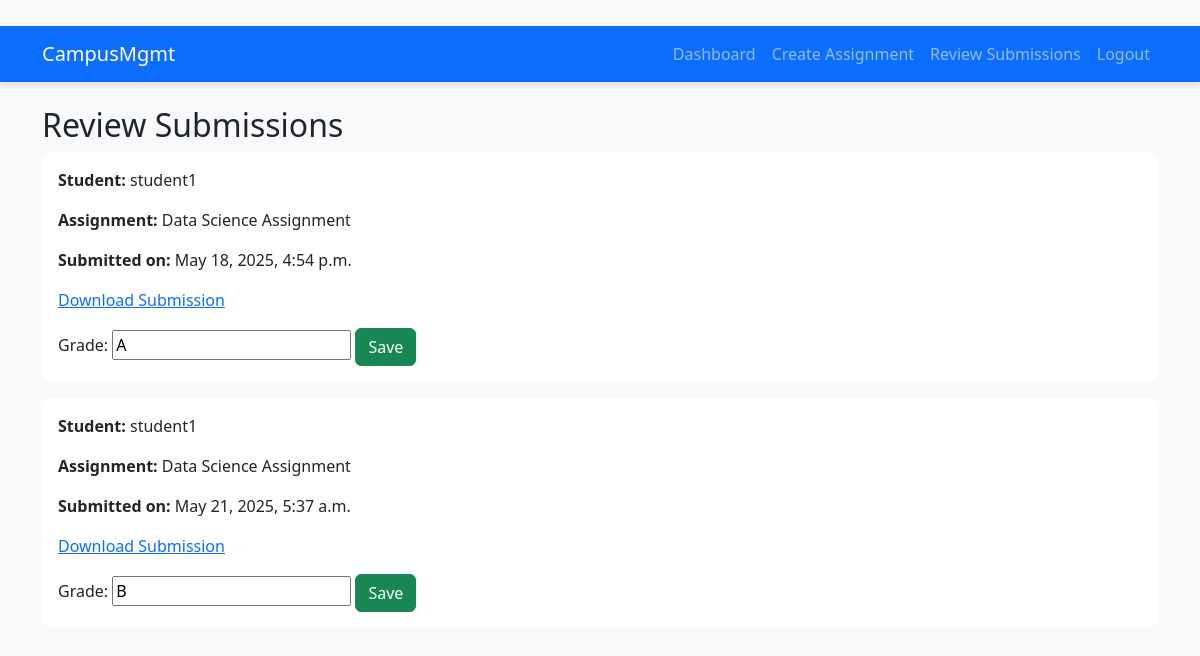
Page /submissions/review/ (signed in) on the earlier database version.
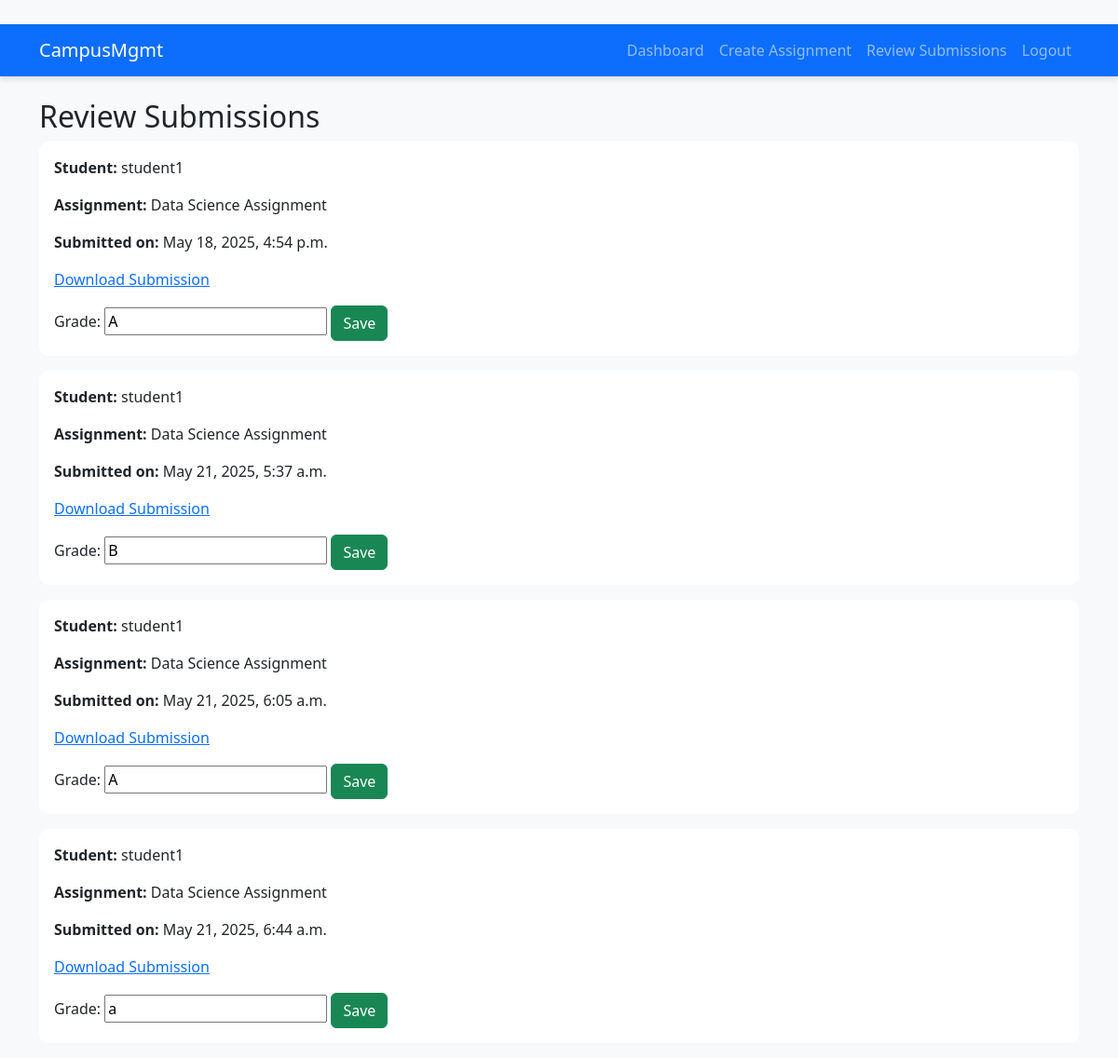
Same page on the later database version.
### submissions/models.py (models this page shows, shortened)
class Submission(models.Model):
    student = models.ForeignKey(User, on_delete=models.CASCADE)
    assignment = models.ForeignKey(Assignment, on_delete=models.CASCADE)
    submitted_on = models.DateTimeField(auto_now_add=True)
    file = models.FileField(upload_to='submissions/')
    grade = models.CharField(max_length=10, blank=True, null=True)

class Assignment(models.Model):
    course = models.ForeignKey(Course, on_delete=models.CASCADE)
    title = models.CharField(max_length=100)
    description = models.TextField()
    due_date = models.DateField()
    created_at = models.DateTimeField(auto_now_add=True)

### accounts/models.py (models this page shows)
class User(AbstractUser):
    ROLE_CHOICES = (
        ('student', 'Student'),
        ('teacher', 'Teacher'),
        ('admin', 'Admin'),
    )
    role = models.CharField(max_length=10, choices=ROLE_CHOICES, default='student')

### submissions/views.py (the view, shortened to what this page needs)
# urls.py: path('review/', review_submissions, name='review_submissions'),
@login_required
@role_required(['teacher'])
def review_submissions(request):
    submissions = Submission.objects.filter(assignment__course__teacher=request.user)
    return render(request, 'submissions/review.html', {'submissions': submissions})

### templates/submissions/review.html (shortened to what this page needs)
{% extends 'base.html' %}
{% block content %}
<h2>Review Submissions</h2>
{% for submission in submissions %}
  <div class="card mb-3 p-3">
    <p><strong>Student:</strong> {{ submission.student.username }}</p>
    <p><strong>Assignment:</strong> {{ submission.assignment.title }}</p>
    <p><strong>Submitted on:</strong> {{ submission.submitted_on }}</p>
    <p><a href="{{ submission.file.url }}" target="_blank">Download Submission</a></p>
    <form method="POST">
        <label for="grade_{{ submission.id }}">Grade:</label>
        <input type="text" name="grade" id="grade_{{ submission.id }}" value="{{ submission.grade }}">
        <button type="submit" class="btn btn-success">Save</button>
    </form>
  </div>
{% endfor %}
{% endblock %}

### templates/base.html (shortened to what this page needs)
{% load static %}
<!DOCTYPE html>
<html lang="en">
<head>
  <link href="https://cdn.jsdelivr.net/npm/bootstrap@5.3.3/dist/css/bootstrap.min.css" rel="stylesheet" />
  <link href="https://cdn.jsdelivr.net/npm/bootstrap-icons@1.10.3/font/bootstrap-icons.css" rel="stylesheet">
  <link href="https://cdn.jsdelivr.net/npm/flatpickr/dist/flatpickr.min.css" rel="stylesheet">
  <link href="{% static 'css/custom.css' %}" rel="stylesheet">
</head>
<body>
    <div class="container">
      <button class="navbar-toggler" type="button" data-bs-toggle="collapse" data-bs-target="#navbarNav"
              aria-controls="navbarNav" aria-expanded="false" aria-label="Toggle navigation">
        <span class="navbar-toggler-icon"></span>
      </button>
    </div>
  <nav class="navbar navbar-expand-lg navbar-dark bg-primary">
  <div class="container">
    <a class="navbar-brand" href="{% url 'dashboard' %}">CampusMgmt</a>
    <div class="collapse navbar-collapse">
      <ul class="navbar-nav ms-auto">
        {% if user.is_authenticated %}
          <li class="nav-item"><a class="nav-link" href="{% url 'dashboard' %}">Dashboard</a></li>
          {% if user.role == 'student' %}
            <li class="nav-item"><a class="nav-link" href="{% url 'course-list' %}">Courses</a></li>
            <li class="nav-item"><a class="nav-link" href="{% url 'assignment-upload' %}">Upload</a></li>
            <li class="nav-item"><a class="nav-link" href="{% url 'courses:enrollment_dashboard' %}">My Enrollments</a></li>
            <li class="nav-item"><a class="nav-link" href="{% url 'result-view' %}">Results</a></li>
          {% elif user.role == 'teacher' %}
            <li class="nav-item"><a class="nav-link" href="{% url 'create-assignment' %}">Create Assignment</a></li>
            <li class="nav-item"><a class="nav-link" href="{% url 'review_submissions' %}">Review Submissions</a></li>
          {% endif %}
          <li class="nav-item"><a class="nav-link" href="{% url 'logout' %}">Logout</a></li>
        {% else %}
          <li class="nav-item"><a class="nav-link" href="{% url 'login' %}">Login</a></li>
        {% endif %}
      </ul>
    </div>
  </div>
</nav>
  <div class="container mt-4">
    {% block content %}{% endblock %}
  </div>
</body>
</html>

### static/css/custom.css (style rules this page uses)
body { background-color: #f8f9fa; font-family: 'Segoe UI', Tahoma, Geneva, Verdana, sans-serif; }
.navbar { box-shadow: 0 4px 6px rgba(0,0,0,0.1); }
.card { border-radius: 10px; border: none; }

Differences in the rows shown:
added Submission: student.username "student1", assignment "Data Science Assignment", submitted_on "May 21, 2025, 6:05 a.m.", grade "A"
added Submission: student.username "student1", assignment "Data Science Assignment", submitted_on "May 21, 2025, 6:44 a.m.", grade "a"
